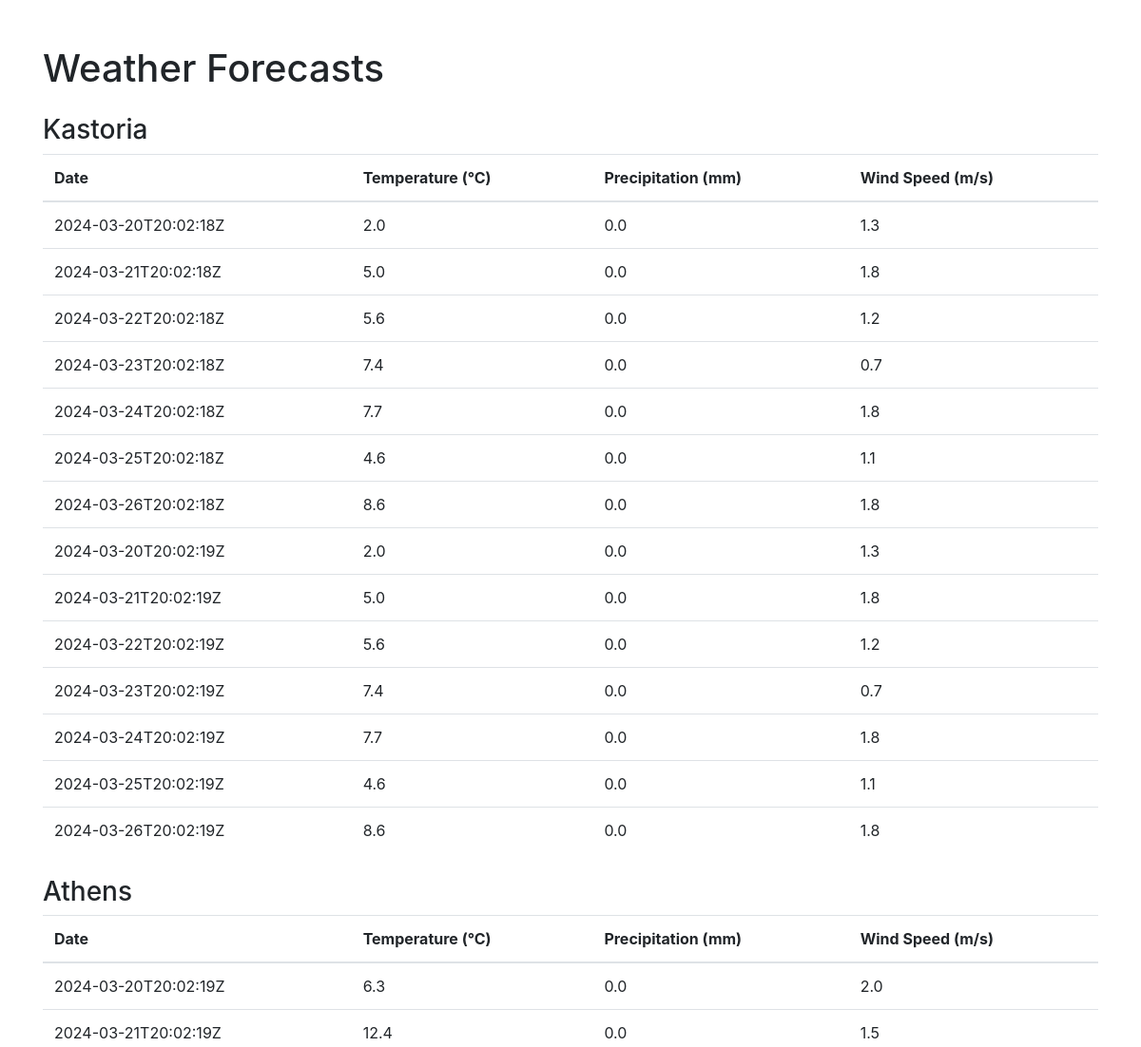
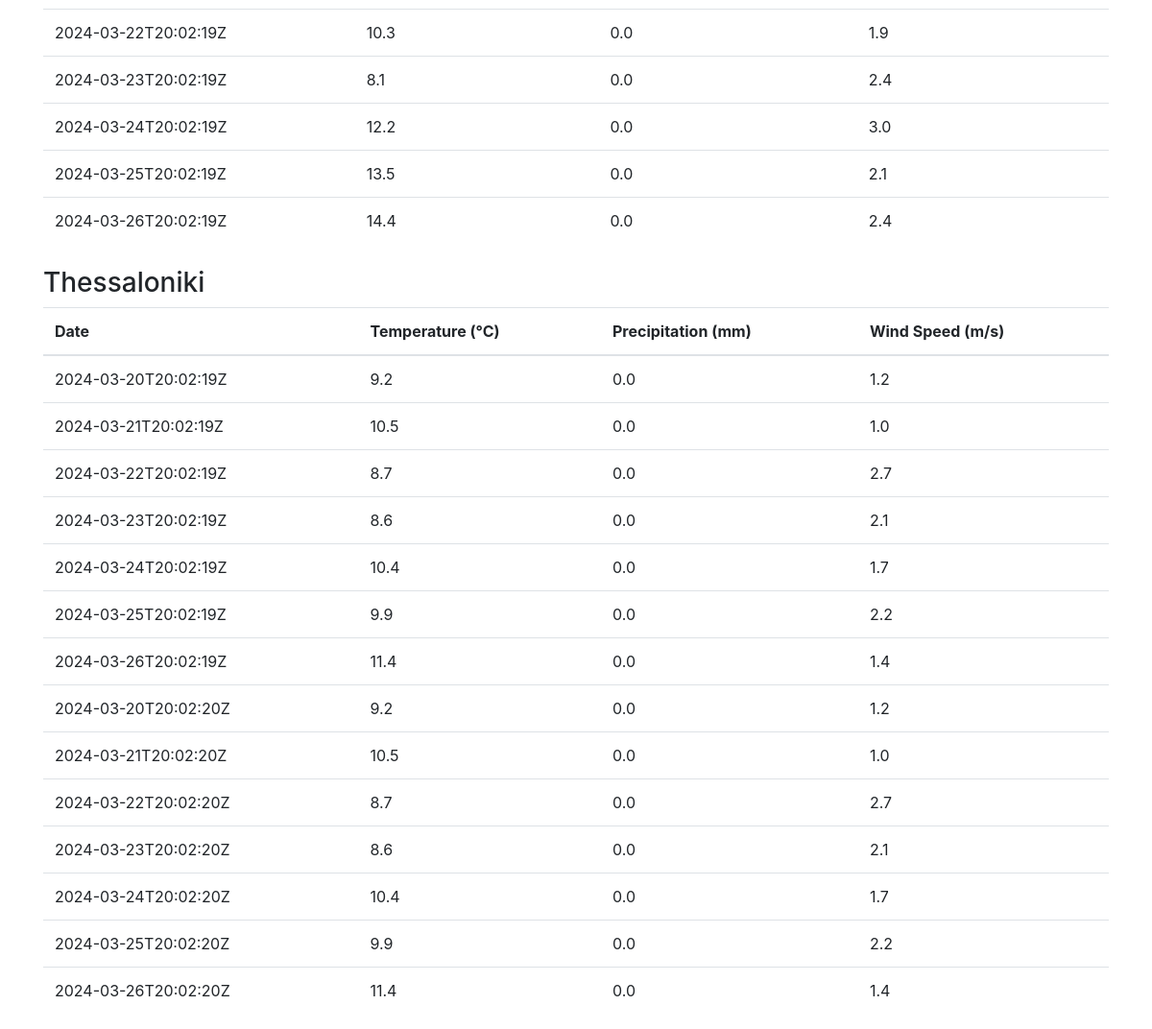
Page /forecasts on the committed database (2 pictures, top to bottom).
### tables this page shows
CREATE TABLE locations (
                id INTEGER PRIMARY KEY AUTOINCREMENT,
                name TEXT UNIQUE,
                coordinates TEXT UNIQUE
            );

CREATE TABLE forecasts (
                id INTEGER PRIMARY KEY AUTOINCREMENT,
                location_id INTEGER,
                forecast_date DATE,
                temperature REAL,
                precipitation REAL,
                wind_speed REAL,
                FOREIGN KEY (location_id) REFERENCES locations(id)
            );

### final.py (the view)
@app.route('/forecasts', methods=['GET'])
def list_forecasts():
    conn = get_db_connection()
    forecasts_by_city = {}
    cities = conn.execute('SELECT * FROM locations').fetchall()
    for city in cities:
        forecasts = conn.execute('SELECT * FROM forecasts WHERE location_id = ?', (city['id'],)).fetchall()
        forecasts_by_city[city['name']] = forecasts
    conn.close()
    return render_template('forecasts.html', forecasts_by_city=forecasts_by_city)

### final.py (called while the page is built)
def get_db_connection():
    conn = sqlite3.connect('weather.db')
    conn.row_factory = sqlite3.Row
    return conn

### templates/forecasts.html (shortened to what this page needs)
<!doctype html>
<html lang="en">
<head>
    <link href="https://stackpath.bootstrapcdn.com/bootstrap/4.3.1/css/bootstrap.min.css" rel="stylesheet">
</head>
<body>
    <div class="container">
        <h1 class="mt-5">Weather Forecasts</h1>
        {% for city, forecasts in forecasts_by_city.items() %}
            <h3 class="mt-4">{{ city }}</h3>
            <table class="table">
                <thead>
                    <tr>
                        <th>Date</th>
                        <th>Temperature (°C)</th>
                        <th>Precipitation (mm)</th>
                        <th>Wind Speed (m/s)</th>
                    </tr>
                </thead>
                <tbody>
                    {% for forecast in forecasts %}
                        <tr>
                            <td>{{ forecast.forecast_date }}</td>
                            <td>{{ forecast.temperature }}</td>
                            <td>{{ forecast.precipitation }}</td>
                            <td>{{ forecast.wind_speed }}</td>
                        </tr>
                    {% endfor %}
                </tbody>
            </table>
        {% else %}
            <p>No forecasts available.</p>
        {% endfor %}
    </div>
</body>
</html>

### rows in the picture
locations: name "Kastoria"
forecasts: forecast_date "2024-03-20T20:02:18Z", temperature "2.0", precipitation "0.0", wind_speed "1.3"
forecasts: forecast_date "2024-03-21T20:02:18Z", temperature "5.0", precipitation "0.0", wind_speed "1.8"
forecasts: forecast_date "2024-03-22T20:02:18Z", temperature "5.6", precipitation "0.0", wind_speed "1.2"
forecasts: forecast_date "2024-03-23T20:02:18Z", temperature "7.4", precipitation "0.0", wind_speed "0.7"
forecasts: forecast_date "2024-03-24T20:02:18Z", temperature "7.7", precipitation "0.0", wind_speed "1.8"
forecasts: forecast_date "2024-03-25T20:02:18Z", temperature "4.6", precipitation "0.0", wind_speed "1.1"
forecasts: forecast_date "2024-03-26T20:02:18Z", temperature "8.6", precipitation "0.0", wind_speed "1.8"
forecasts: forecast_date "2024-03-20T20:02:19Z", temperature "2.0", precipitation "0.0", wind_speed "1.3"
forecasts: forecast_date "2024-03-21T20:02:19Z", temperature "5.0", precipitation "0.0", wind_speed "1.8"
forecasts: forecast_date "2024-03-22T20:02:19Z", temperature "5.6", precipitation "0.0", wind_speed "1.2"
forecasts: forecast_date "2024-03-23T20:02:19Z", temperature "7.4", precipitation "0.0", wind_speed "0.7"
forecasts: forecast_date "2024-03-24T20:02:19Z", temperature "7.7", precipitation "0.0", wind_speed "1.8"
forecasts: forecast_date "2024-03-25T20:02:19Z", temperature "4.6", precipitation "0.0", wind_speed "1.1"
forecasts: forecast_date "2024-03-26T20:02:19Z", temperature "8.6", precipitation "0.0", wind_speed "1.8"
locations: name "Athens"
forecasts: forecast_date "2024-03-20T20:02:19Z", temperature "6.3", precipitation "0.0", wind_speed "2.0"
forecasts: forecast_date "2024-03-21T20:02:19Z", temperature "12.4", precipitation "0.0", wind_speed "1.5"
forecasts: forecast_date "2024-03-22T20:02:19Z", temperature "10.3", precipitation "0.0", wind_speed "1.9"
forecasts: forecast_date "2024-03-23T20:02:19Z", temperature "8.1", precipitation "0.0", wind_speed "2.4"
forecasts: forecast_date "2024-03-24T20:02:19Z", temperature "12.2", precipitation "0.0", wind_speed "3.0"
forecasts: forecast_date "2024-03-25T20:02:19Z", temperature "13.5", precipitation "0.0", wind_speed "2.1"
forecasts: forecast_date "2024-03-26T20:02:19Z", temperature "14.4", precipitation "0.0", wind_speed "2.4"
locations: name "Thessaloniki"
forecasts: forecast_date "2024-03-20T20:02:19Z", temperature "9.2", precipitation "0.0", wind_speed "1.2"
forecasts: forecast_date "2024-03-21T20:02:19Z", temperature "10.5", precipitation "0.0", wind_speed "1.0"
forecasts: forecast_date "2024-03-22T20:02:19Z", temperature "8.7", precipitation "0.0", wind_speed "2.7"
forecasts: forecast_date "2024-03-23T20:02:19Z", temperature "8.6", precipitation "0.0", wind_speed "2.1"
forecasts: forecast_date "2024-03-24T20:02:19Z", temperature "10.4", precipitation "0.0", wind_speed "1.7"
forecasts: forecast_date "2024-03-25T20:02:19Z", temperature "9.9", precipitation "0.0", wind_speed "2.2"
forecasts: forecast_date "2024-03-26T20:02:19Z", temperature "11.4", precipitation "0.0", wind_speed "1.4"
forecasts: forecast_date "2024-03-20T20:02:20Z", temperature "9.2", precipitation "0.0", wind_speed "1.2"
forecasts: forecast_date "2024-03-21T20:02:20Z", temperature "10.5", precipitation "0.0", wind_speed "1.0"
forecasts: forecast_date "2024-03-22T20:02:20Z", temperature "8.7", precipitation "0.0", wind_speed "2.7"
forecasts: forecast_date "2024-03-23T20:02:20Z", temperature "8.6", precipitation "0.0", wind_speed "2.1"
forecasts: forecast_date "2024-03-24T20:02:20Z", temperature "10.4", precipitation "0.0", wind_speed "1.7"
forecasts: forecast_date "2024-03-25T20:02:20Z", temperature "9.9", precipitation "0.0", wind_speed "2.2"
forecasts: forecast_date "2024-03-26T20:02:20Z", temperature "11.4", precipitation "0.0", wind_speed "1.4"
